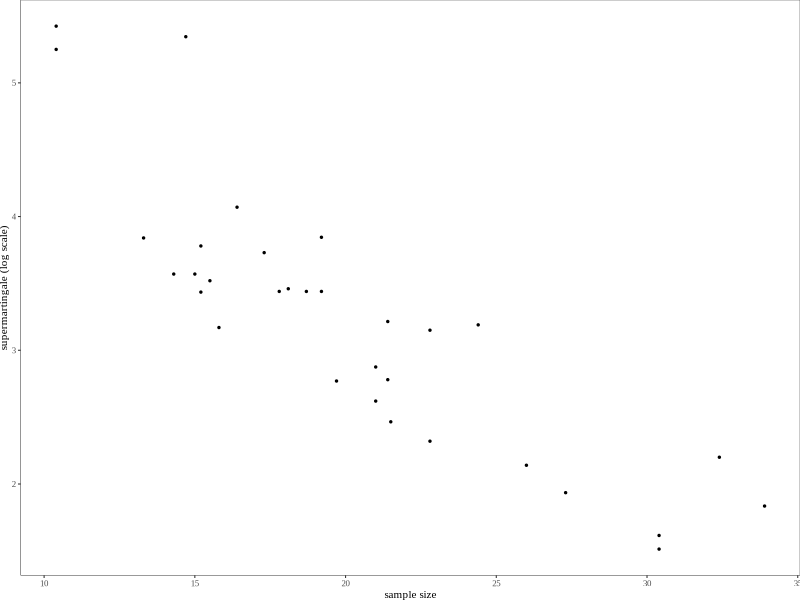

This chart was generated by the following R code:
library(ggplot2)

w <- 2.8
h <- 2.1

p <- ggplot(mtcars, aes(mpg, wt)) +
  geom_point(size = 0.5) +
  theme_classic(base_family = "Times New Roman", base_size = 8) +
  xlab("sample size") +
  ylab("supermartingale (log scale)") +
  coord_cartesian(clip = "off") +
  theme(
    plot.margin = margin(0, 0, 0, 0, unit = "pt"),
    panel.border = element_rect(colour = "black", fill = NA, linewidth = 0.4 / .pt),
    axis.line = element_blank()
  )
  

ggsave("scatterplot-R.pdf", p, width=w, height=h, units="in", device=cairo_pdf)